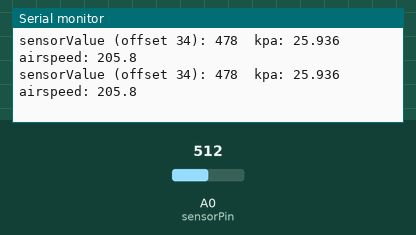
Simulated run of this sketch. Board: Arduino Uno, built with avr-gcc and run on an emulated ATmega328P. On the bench: the last lines printed to the serial monitor. The test bench sets the inputs (shaded band); at power-on: A0 (sensorPin) = 512.

Above: at 1.8 s.
1.9 s: A0 (sensorPin) set to 38
At 2.8 s:
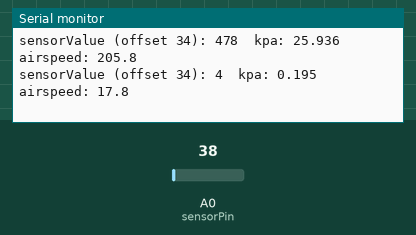
3.4 s: A0 (sensorPin) set to 31
At 4.8 s:
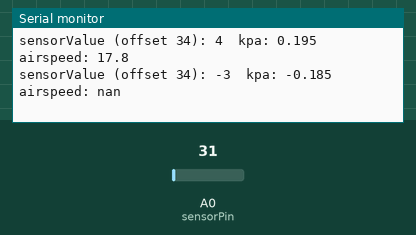

Measured:
- the behaviour switches between 35 and 34 on A0 (sensorPin) (found by bisection; images 1 and 2)
- after the input at 1.9 s, the serial monitor: prints a new line after 0.10 s (image 1)
- after the input at 3.4 s, the serial monitor: prints a new line after 0.61 s (image 2)

The sketch:

pressure_sensing_MPX5050DP.ino
```cpp
// NOTES
// 50kPa = 5.10 mH20 max water column depth (http://www.convert-measurement-units.com/conversion-calculator.php?type=pressure)
// If max v of 4.5v = 50kPa, then sensorValue of 921 (920.7) = 50kPa

int sensorPin = A0;
int sensorValue = 0, sensorMax = 1023, sensorOffset = 34;
float voltage = 0, kpa = 0, voltageMax = 5.0, kpaRangeTopVoltage = 4.7, airspeed, density=1.225;

void setup() {
  Serial.begin(9600);
}

void loop() {
  sensorValue = analogRead(sensorPin) - sensorOffset;  // Read sensor & adjust with offset
  Serial.print("sensorValue (offset ");
  Serial.print(sensorOffset, DEC);
  Serial.print("): ");
  Serial.print(sensorValue, DEC);
  Serial.print("\t");
  voltage = sensorValue * (kpaRangeTopVoltage / sensorMax);
  kpa=(((voltage/kpaRangeTopVoltage)-0.04)/0.018)+2.2;
  Serial.print("kpa: ");
  Serial.print(kpa, 3);
  Serial.print("\t");
  airspeed=pow((2*kpa*1000)/density,0.5);
  Serial.print("airspeed: ");
  Serial.println(airspeed, 1);
  delay(1000);
}
```
